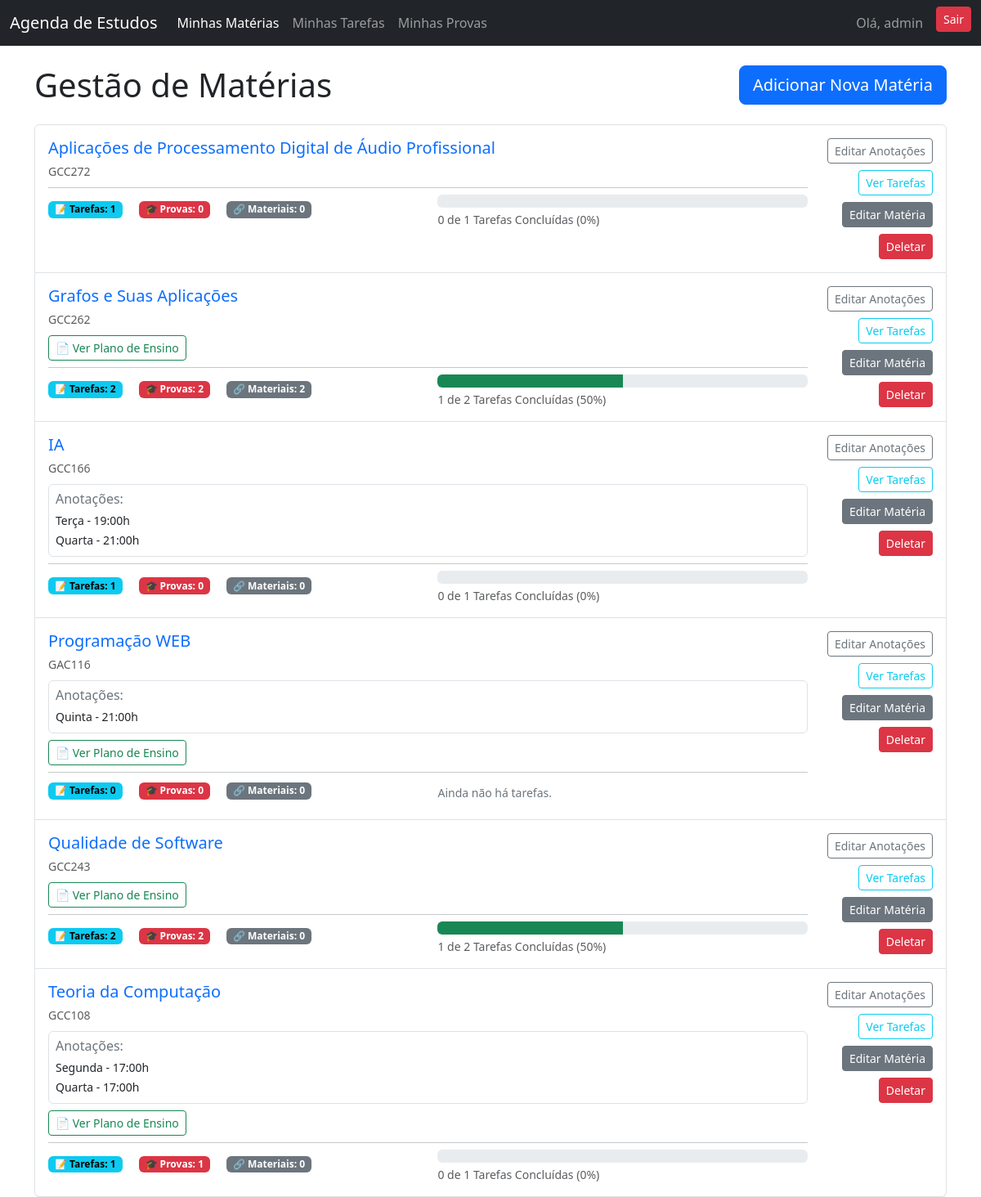
The app's page /materias/ (signed in) with its own data.
### agenda/models.py (models this page shows, shortened)
class Materia(models.Model):
    usuario = models.ForeignKey(User, on_delete=models.CASCADE)
    nomenclatura = models.CharField(max_length=10, blank=True, verbose_name="Sigla")
    nome = models.CharField(max_length=100)
    notas_materia = models.TextField(
        blank=True,
        null=True,
        verbose_name="Anotações da Matéria"
    )
    link_plano_ensino = models.URLField(
        max_length=500,
        blank=True,
        null=True,
        verbose_name="Link do Plano de Ensino"
    )
    class Meta:
        verbose_name_plural = "Matérias"

### agenda/views.py (the view)
# urls.py: path('materias/', views.materia_list, name='materia_list'),
@login_required
def materia_list(request):
    materias = Materia.objects.filter(usuario=request.user).annotate(
        total_tarefas=Count('tarefas'),
        tarefas_concluidas=Count('tarefas', filter=Q(tarefas__status='C')),
        total_provas=Count('provas'),
        total_materiais=Count('provas__materiais')
    ).order_by('nome')
    for materia in materias:
        if materia.total_tarefas > 0:
            porcentagem = (materia.tarefas_concluidas / materia.total_tarefas) * 100
            materia.percentual_concluido = round(porcentagem)
        else:
            materia.percentual_concluido = 0
    return render(request, 'agenda/materia_list.html', {'materias': materias})

### agenda/templates/agenda/materia_list.html (shortened to what this page needs)
{% extends 'agenda/base.html' %}
{% block content %}
    <div class="d-flex justify-content-between align-items-center mb-4">
        <h1 class="mb-0">Gestão de Matérias</h1>
        <a href="{% url 'materia_create' %}" class="btn btn-primary btn-lg">Adicionar Nova Matéria</a>
    </div>
    {% if materias %}
    <div class="list-group">
        {% for materia in materias %}
            <div class="list-group-item list-group-item-action d-flex justify-content-between align-items-start p-3">
                <div class="flex-grow-1 me-4">
                    <h5 class="mb-1 text-primary">{{ materia.nome }}</h5>
                    <small class="text-muted">{{ materia.nomenclatura }}</small>
                    {% if materia.notas_materia %}
                        <div class="mt-2 p-2 border rounded bg-white">
                            <h6 class="text-secondary mb-1">Anotações:</h6>
                            <small class="text-dark">{{ materia.notas_materia|linebreaksbr }}</small>
                        </div>
                    {% endif %}
                    {% if materia.link_plano_ensino %}
                        <div class="mt-2">
                            <a href="{{ materia.link_plano_ensino }}" target="_blank" class="btn btn-sm btn-outline-success">
                                📄 Ver Plano de Ensino
                            </a>
                        </div>
                    {% endif %}
                    <hr class="my-2">
                    <div class="row align-items-center">
                        <div class="col-md-6 mb-2">
                            <span class="badge text-bg-info me-3">📝 Tarefas: {{ materia.total_tarefas }}</span>
                            <span class="badge text-bg-danger me-3">🎓 Provas: {{ materia.total_provas }}</span>
                            <span class="badge text-bg-secondary">🔗 Materiais: {{ materia.total_materiais }}</span>
                        </div>
                        <div class="col-md-6">
                            {% if materia.total_tarefas > 0 %}
                                <div class="progress" role="progressbar" aria-label="Progresso da Matéria"
                                     aria-valuenow="{{ materia.percentual_concluido|default:'0' }}"
                                     aria-valuemin="0"
                                     aria-valuemax="100">
                                    <div class="progress-bar bg-success" style="width: {{ materia.percentual_concluido|default:'0' }}%"></div>
                                </div>
                                <small class="d-block mt-1 text-muted">
                                    {{ materia.tarefas_concluidas }} de {{ materia.total_tarefas }} Tarefas Concluídas ({{ materia.percentual_concluido|default:'0' }}%)
                                </small>
                            {% else %}
                                <small class="text-secondary">Ainda não há tarefas.</small>
                            {% endif %}
                        </div>
                    </div>
                </div>
                <div class="d-flex flex-column align-items-end">
                    <a href="{% url 'materia_notes_update' materia.pk %}" class="btn btn-outline-secondary btn-sm mb-2">
                        Editar Anotações
                    </a>
                    <a href="{% url 'tarefa_list' %}?materia={{ materia.pk }}" class="btn btn-outline-info btn-sm mb-2">
                        Ver Tarefas
                    </a>
                    <a href="{% url 'materia_update' materia.pk %}" class="btn btn-secondary btn-sm mb-2">Editar Matéria</a>
                    <a href="{% url 'materia_delete' materia.pk %}" class="btn btn-danger btn-sm">Deletar</a>
                </div>
            </div>
        {% endfor %}
    </div>
    {% else %}
        <div class="alert alert-info text-center">
            <p class="mb-1">Nenhuma matéria cadastrada. Clique no botão acima para adicionar a primeira!</p>
        </div>
    {% endif %}
{% endblock content %}

### agenda/templates/agenda/base.html (shortened to what this page needs)
<!doctype html>
<html lang="pt-br">
<head>
    <link href="https://cdn.jsdelivr.net/npm/bootstrap@5.3.2/dist/css/bootstrap.min.css" rel="stylesheet">
</head>
<body>
    <nav class="navbar navbar-expand-lg navbar-dark bg-dark">
        <div class="container-fluid">
            <a class="navbar-brand" href="{% url 'home' %}">Agenda de Estudos</a>
            <div class="collapse navbar-collapse" id="navbarNav">
                {% if user.is_authenticated %}
                    <ul class="navbar-nav me-auto mb-2 mb-lg-0">
                        <li class="nav-item">
                            <a class="nav-link {% if request.resolver_match.url_name == 'materia_list' %}active{% endif %}" href="{% url 'materia_list' %}">Minhas Matérias</a>
                        </li>
                        <li class="nav-item">
                            <a class="nav-link {% if request.resolver_match.url_name == 'tarefa_list' %}active{% endif %}" href="{% url 'tarefa_list' %}">Minhas Tarefas</a>
                        </li>
                        <li class="nav-item">
                            <a class="nav-link {% if request.resolver_match.url_name == 'prova_list' %}active{% endif %}" href="{% url 'prova_list' %}">Minhas Provas</a>
                        </li>
                    </ul>
                {% endif %}
                <div class="d-flex ms-auto">
                    {% if user.is_authenticated %}
                        <span class="navbar-text me-3">Olá, {{ user.username }}</span>
                        <form method="POST" action="{% url 'logout' %}">
                            <button class="btn btn-danger btn-sm" type="submit">Sair</button>
                        </form>
                    {% else %}
                        <a href="{% url 'login' %}" class="btn btn-success me-2">Entrar</a>
                        <a href="{% url 'cadastro' %}" class="btn btn-primary">Cadastrar</a>
                    {% endif %}
                </div>
            </div>
        </div>
    </nav>
    <main class="container mt-4">
        {% block content %}{% endblock %}
    </main>
</body>
</html>

### records on screen
Materia: nome "Aplicações de Processamento Digital de Áudio Profissional", nomenclatura "GCC272", total_tarefas "1", total_provas "0", total_materiais "0", tarefas_concluidas "0", percentual_concluido "0"
Materia: nome "Grafos e Suas Aplicações", nomenclatura "GCC262", total_tarefas "2", total_provas "2", total_materiais "2", tarefas_concluidas "1", percentual_concluido "50"
Materia: nome "IA", nomenclatura "GCC166", notas_materia "Terça - 19:00h Quarta - 21:00h", total_tarefas "1", total_provas "0", total_materiais "0", tarefas_concluidas "0", percentual_concluido "0"
Materia: nome "Programação WEB", nomenclatura "GAC116", notas_materia "Quinta - 21:00h", total_tarefas "0", total_provas "0", total_materiais "0", shows "Ainda não há tarefas."
Materia: nome "Qualidade de Software", nomenclatura "GCC243", total_tarefas "2", total_provas "2", total_materiais "0", tarefas_concluidas "1", percentual_concluido "50"
Materia: nome "Teoria da Computação", nomenclatura "GCC108", notas_materia "Segunda - 17:00h Quarta - 17:00h", total_tarefas "1", total_provas "1", total_materiais "0", tarefas_concluidas "0", percentual_concluido "0"

### other values on screen
{{ user.username }} "admin"
